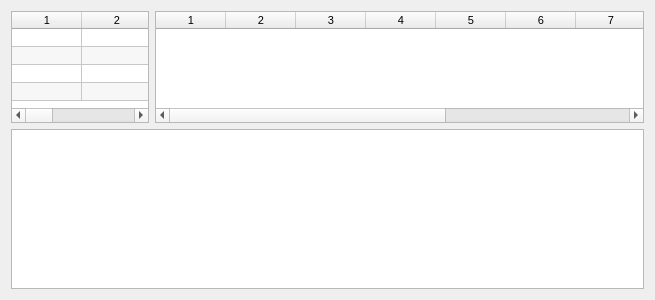
<?xml version="1.0" encoding="UTF-8"?>
<ui version="4.0">
 <class>GraphicsWidget</class>
 <widget class="QWidget" name="GraphicsWidget">
  <property name="geometry">
   <rect>
    <x>0</x>
    <y>0</y>
    <width>655</width>
    <height>300</height>
   </rect>
  </property>
  <property name="windowTitle">
   <string>Form</string>
  </property>
  <layout class="QGridLayout" name="gridLayout">
   <item row="0" column="0">
    <widget class="QTableWidget" name="anchorTable">
     <property name="sizePolicy">
      <sizepolicy hsizetype="Expanding" vsizetype="Preferred">
       <horstretch>0</horstretch>
       <verstretch>0</verstretch>
      </sizepolicy>
     </property>
     <property name="minimumSize">
      <size>
       <width>0</width>
       <height>112</height>
      </size>
     </property>
     <property name="maximumSize">
      <size>
       <width>350</width>
       <height>200</height>
      </size>
     </property>
     <property name="font">
      <font>
       <pointsize>8</pointsize>
      </font>
     </property>
     <property name="sizeAdjustPolicy">
      <enum>QAbstractScrollArea::AdjustToContents</enum>
     </property>
     <property name="alternatingRowColors">
      <bool>true</bool>
     </property>
     <property name="rowCount">
      <number>4</number>
     </property>
     <property name="columnCount">
      <number>12</number>
     </property>
     <attribute name="horizontalHeaderDefaultSectionSize">
      <number>70</number>
     </attribute>
     <attribute name="horizontalHeaderMinimumSectionSize">
      <number>70</number>
     </attribute>
     <attribute name="horizontalHeaderStretchLastSection">
      <bool>false</bool>
     </attribute>
     <attribute name="verticalHeaderVisible">
      <bool>false</bool>
     </attribute>
     <attribute name="verticalHeaderDefaultSectionSize">
      <number>18</number>
     </attribute>
     <attribute name="verticalHeaderHighlightSections">
      <bool>true</bool>
     </attribute>
     <attribute name="verticalHeaderMinimumSectionSize">
      <number>18</number>
     </attribute>
     <row/>
     <row/>
     <row/>
     <row/>
     <column/>
     <column/>
     <column/>
     <column/>
     <column/>
     <column/>
     <column/>
     <column/>
     <column/>
     <column/>
     <column/>
     <column/>
    </widget>
   </item>
   <item row="1" column="0" colspan="2">
    <widget class="GraphicsView" name="graphicsView"/>
   </item>
   <item row="0" column="1">
    <widget class="QTableWidget" name="tagTable">
     <property name="sizePolicy">
      <sizepolicy hsizetype="Expanding" vsizetype="Expanding">
       <horstretch>0</horstretch>
       <verstretch>0</verstretch>
      </sizepolicy>
     </property>
     <property name="minimumSize">
      <size>
       <width>0</width>
       <height>71</height>
      </size>
     </property>
     <property name="maximumSize">
      <size>
       <width>700</width>
       <height>16777215</height>
      </size>
     </property>
     <property name="font">
      <font>
       <pointsize>8</pointsize>
      </font>
     </property>
     <property name="sizeAdjustPolicy">
      <enum>QAbstractScrollArea::AdjustToContents</enum>
     </property>
     <property name="alternatingRowColors">
      <bool>true</bool>
     </property>
     <property name="rowCount">
      <number>0</number>
     </property>
     <property name="columnCount">
      <number>10</number>
     </property>
     <attribute name="horizontalHeaderDefaultSectionSize">
      <number>70</number>
     </attribute>
     <attribute name="horizontalHeaderMinimumSectionSize">
      <number>70</number>
     </attribute>
     <attribute name="horizontalHeaderStretchLastSection">
      <bool>false</bool>
     </attribute>
     <attribute name="verticalHeaderDefaultSectionSize">
      <number>18</number>
     </attribute>
     <attribute name="verticalHeaderMinimumSectionSize">
      <number>18</number>
     </attribute>
     <column/>
     <column/>
     <column/>
     <column/>
     <column/>
     <column/>
     <column/>
     <column/>
     <column/>
     <column/>
    </widget>
   </item>
  </layout>
 </widget>
 <customwidgets>
  <customwidget>
   <class>GraphicsView</class>
   <extends>QGraphicsView</extends>
   <header>GraphicsView.h</header>
  </customwidget>
 </customwidgets>
 <resources/>
 <connections/>
</ui>
